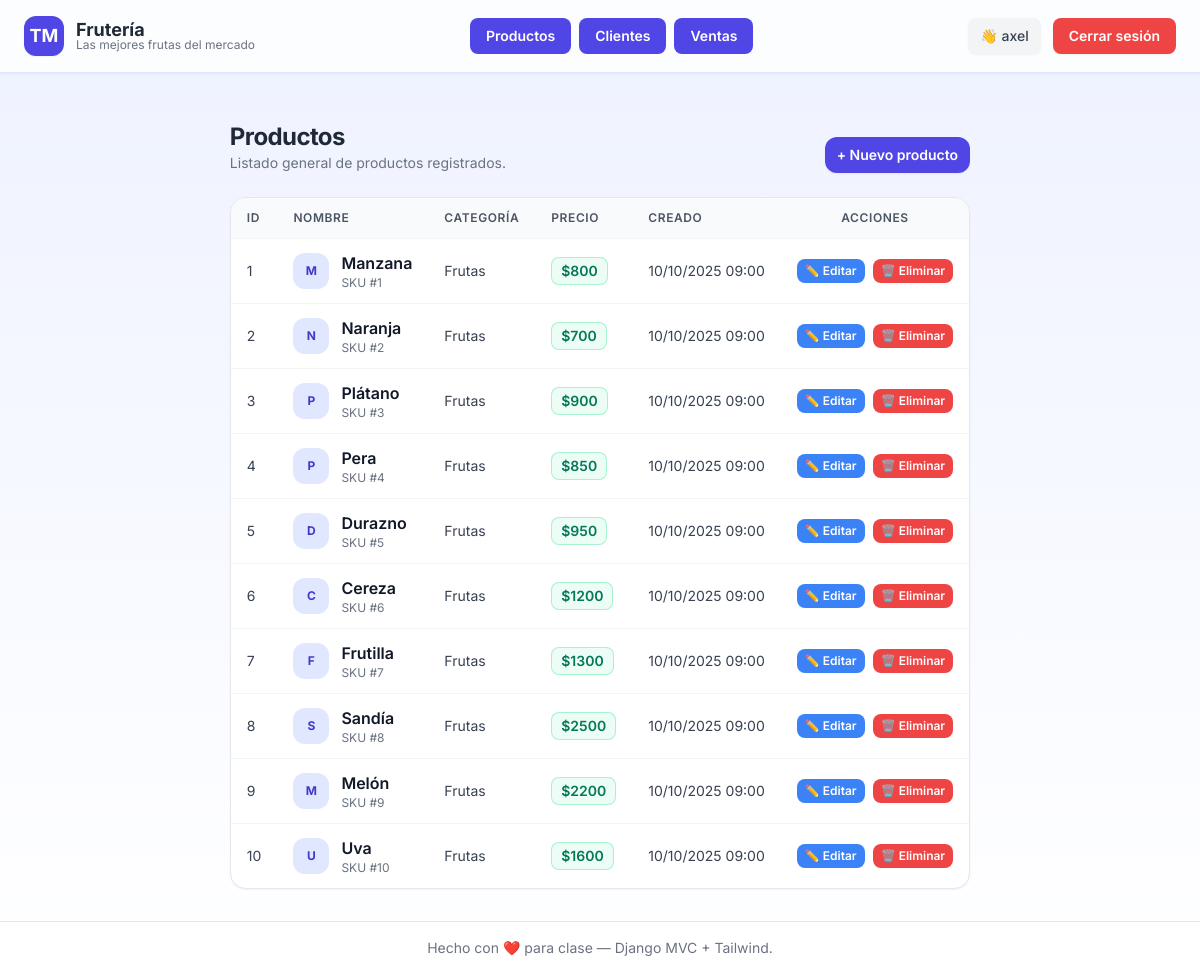
Page /producto (signed in) on the committed database.
### catalogo/models.py (models this page shows, shortened)
class Producto(models.Model):
    id = models.AutoField(primary_key=True)
    uuid = models.UUIDField(default=uuid.uuid4, editable=False)  # ← sin unique=True
    nombre = models.CharField(max_length=100)
    categoria = models.CharField(max_length=100, default='Sin categoría')
    precio = models.PositiveIntegerField(default=0)
    created_at = models.DateTimeField(auto_now_add=True)
    modified_at = models.DateTimeField(auto_now=True)

### catalogo/viewsP.py (the view)
# urls.py: path('producto', viewsP.producto_lista, name='producto_lista'),
@login_required
def producto_lista(request):
    productos = Producto.objects.order_by('-created_at')
    return render(request, 'catalogo/producto_lista.html', {'productos': productos})

### catalogo/templates/catalogo/producto_lista.html (shortened to what this page needs)
{% extends "catalogo/base.html" %}
{% block content %}
<section class="space-y-6">
  <div class="flex flex-col sm:flex-row gap-3 sm:items-end sm:justify-between">
    <div>
      <h2 class="text-2xl font-bold tracking-tight">Productos</h2>
      <p class="text-sm text-gray-500">Listado general de productos registrados.</p>
    </div>
    <div class="flex flex-col sm:flex-row gap-2">
      <a href="{% url 'producto_crear' %}"
         class="inline-flex items-center justify-center rounded-xl bg-indigo-600 px-3 py-2 text-sm font-semibold text-white hover:bg-indigo-700 shadow-sm transition">
        + Nuevo producto
      </a>
    </div>
  </div>
  {% if productos %}
    <div class="overflow-hidden rounded-2xl border border-gray-200 bg-white shadow-sm">
      <table class="min-w-full divide-y divide-gray-100">
        <thead class="bg-gray-50">
          <tr>
            <th class="px-4 py-3 text-left text-xs font-semibold uppercase tracking-wider text-gray-600">ID</th>
            <th class="px-4 py-3 text-left text-xs font-semibold uppercase tracking-wider text-gray-600">Nombre</th>
            <th class="px-4 py-3 text-left text-xs font-semibold uppercase tracking-wider text-gray-600">Categoría</th>
            <th class="px-4 py-3 text-left text-xs font-semibold uppercase tracking-wider text-gray-600">Precio</th>
            <th class="px-4 py-3 text-left text-xs font-semibold uppercase tracking-wider text-gray-600">Creado</th>
            <th class="px-4 py-3 text-center text-xs font-semibold uppercase tracking-wider text-gray-600">Acciones</th>
          </tr>
        </thead>
        <tbody class="divide-y divide-gray-100">
          {% for p in productos %}
            <tr class="hover:bg-indigo-50/40 transition">
              <td class="px-4 py-3 text-sm text-gray-700">{{ p.id }}</td>
              <td class="px-4 py-3">
                <div class="flex items-center gap-3">
                  <div class="h-9 w-9 rounded-xl bg-indigo-100 text-indigo-700 flex items-center justify-center text-xs font-bold">
                    {{ p.nombre|first|upper }}
                  </div>
                  <div>
                    <p class="font-semibold text-gray-900">{{ p.nombre }}</p>
                    <p class="text-xs text-gray-500">SKU #{{ p.id }}</p>
                  </div>
                </div>
              </td>
              <td class="px-4 py-3 text-sm text-gray-700">{{ p.categoria }}</td>
              <td class="px-4 py-3">
                <span class="inline-flex items-center rounded-lg bg-emerald-50 px-2.5 py-1 text-sm font-semibold text-emerald-700 ring-1 ring-inset ring-emerald-200">
                  ${{ p.precio }}
                </span>
              </td>
              <td class="px-4 py-3 text-sm text-gray-700">
                {{ p.created_at|date:"d/m/Y H:i" }}
              </td>
              <td class="px-4 py-3 text-center text-sm">
                <div class="flex justify-center gap-2">
                  <a href="{% url 'producto_editar' p.id %}"
                     class="inline-flex items-center justify-center rounded-lg bg-blue-500 px-2 py-1 text-white text-xs font-semibold hover:bg-blue-600 transition">
                    ✏️ Editar
                  </a>
                  <a href="{% url 'producto_eliminar' p.id %}"
                     onclick="return confirm('¿Seguro que deseas eliminar este producto?');"
                     class="inline-flex items-center justify-center rounded-lg bg-red-500 px-2 py-1 text-white text-xs font-semibold hover:bg-red-600 transition">
                    🗑️ Eliminar
                  </a>
                </div>
              </td>
            </tr>
          {% endfor %}
        </tbody>
      </table>
    </div>
  {% endif %}
</section>
{% endblock %}

### catalogo/templates/catalogo/base.html (shortened to what this page needs)
{% load static %}
<!doctype html>
<html lang="es" class="h-full">
<head>
  <script src="https://cdn.tailwindcss.com"></script>
</head>
<body class="min-h-screen bg-gradient-to-b from-indigo-50 to-white text-gray-800 flex flex-col">
  <header class="bg-white/80 backdrop-blur border-b border-indigo-100 shadow-sm">
    <div class="max-w-7xl mx-auto px-6 py-4 flex flex-wrap items-center justify-between gap-4">
      <a href="{% url 'home' %}" class="flex items-center gap-3 group">
        <span class="inline-flex h-10 w-10 items-center justify-center rounded-xl bg-indigo-600 text-white text-lg font-bold shadow-sm transition-transform group-hover:scale-105">TM</span>
        <div>
          <p class="text-lg font-bold leading-tight group-hover:text-indigo-600 transition-colors">Frutería</p>
          <p class="text-xs text-gray-500 -mt-1">Las mejores frutas del mercado</p>
        </div>
      </a>
      <nav class="flex flex-wrap justify-center gap-2">
        <a href="{% url 'producto_lista' %}"
           class="px-4 py-2 rounded-lg text-sm font-semibold text-white bg-indigo-600 hover:bg-indigo-700 transition">
          Productos
        </a>
        <a href="{% url 'cliente_lista' %}"
           class="px-4 py-2 rounded-lg text-sm font-semibold text-white bg-indigo-600 hover:bg-indigo-700 transition">
          Clientes
        </a>
        <a href="{% url 'detalleventa_lista' %}"
           class="px-4 py-2 rounded-lg text-sm font-semibold text-white bg-indigo-600 hover:bg-indigo-700 transition">
          Ventas
        </a>
      </nav>
      <div class="flex flex-wrap justify-end items-center gap-3">
        {% if user.is_authenticated %}
          <span class="px-3 py-2 text-sm font-medium text-gray-700 bg-gray-100 rounded-lg shadow-sm">
            👋 {{ user.username }}
          </span>
          <form method="post" action="{% url 'logout' %}" class="inline">
            <button type="submit"
                    class="px-4 py-2 rounded-lg text-sm font-semibold text-white bg-red-500 hover:bg-red-600 shadow-sm transition">
              Cerrar sesión
            </button>
          </form>
        {% endif %}
      </div>
    </div>
  </header>
  <main class="flex-1 max-w-6xl mx-auto px-6 py-8">
    {% block content %}{% endblock %}
  </main>
  <footer class="border-t bg-white/70 backdrop-blur text-center py-4 text-sm text-gray-500">
    Hecho con ❤️ para clase — Django MVC + Tailwind.
  </footer>
</body>
</html>

### catalogo/templates/catalogo/base.html (style rules this page uses)
body { font-family: 'Inter', sans-serif; }

### rows in the picture
Producto: id "1", nombre|first "M", nombre "Manzana", categoria "Frutas", precio "800", created_at "10/10/2025 09:00"
Producto: id "2", nombre|first "N", nombre "Naranja", categoria "Frutas", precio "700", created_at "10/10/2025 09:00"
Producto: id "3", nombre|first "P", nombre "Plátano", categoria "Frutas", precio "900", created_at "10/10/2025 09:00"
Producto: id "4", nombre|first "P", nombre "Pera", categoria "Frutas", precio "850", created_at "10/10/2025 09:00"
Producto: id "5", nombre|first "D", nombre "Durazno", categoria "Frutas", precio "950", created_at "10/10/2025 09:00"
Producto: id "6", nombre|first "C", nombre "Cereza", categoria "Frutas", precio "1200", created_at "10/10/2025 09:00"
Producto: id "7", nombre|first "F", nombre "Frutilla", categoria "Frutas", precio "1300", created_at "10/10/2025 09:00"
Producto: id "8", nombre|first "S", nombre "Sandía", categoria "Frutas", precio "2500", created_at "10/10/2025 09:00"
Producto: id "9", nombre|first "M", nombre "Melón", categoria "Frutas", precio "2200", created_at "10/10/2025 09:00"
Producto: id "10", nombre|first "U", nombre "Uva", categoria "Frutas", precio "1600", created_at "10/10/2025 09:00"

### other values in the picture
{{ user.username }} "axel"
